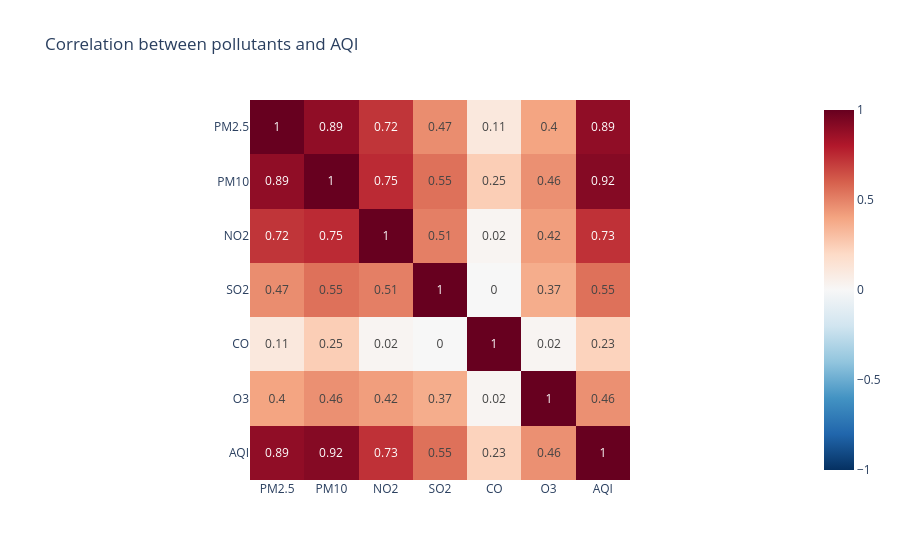

This figure's notebook cell:
### Code cell
corr = aqi_clean[num_cols].corr().round(2)
fig = px.imshow(corr, text_auto=True, color_continuous_scale="RdBu_r",
                zmin=-1, zmax=1, title="Correlation between pollutants and AQI")
fig.show()

### Figure 1 — Plotly figure (JSON) as saved in the notebook; plotly's stock layout.template omitted (floating-point values rounded to 4 significant figures)
{"data": [{"coloraxis": "coloraxis", "hovertemplate": "x: %{x}<br>y: %{y}<br>color: %{z}<extra></extra>", "name": "0", "texttemplate": "%{z}", "type": "heatmap", "x": ["PM2.5", "PM10", "NO2", "SO2", "CO", "O3", "AQI"], "xaxis": "x", "y": ["PM2.5", "PM10", "NO2", "SO2", "CO", "O3", "AQI"], "yaxis": "y", "z": [[1.0, 0.89, 0.72, 0.47, 0.11, 0.4, 0.89], [0.89, 1.0, 0.75, 0.55, 0.25, 0.46, 0.92], [0.72, 0.75, 1.0, 0.51, 0.02, 0.42, 0.73], [0.47, 0.55, 0.51, 1.0, -0.0, 0.37, 0.55], [0.11, 0.25, 0.02, -0.0, 1.0, 0.02, 0.23], [0.4, 0.46, 0.42, 0.37, 0.02, 1.0, 0.46], [0.89, 0.92, 0.73, 0.55, 0.23, 0.46, 1.0]]}], "layout": {"coloraxis": {"autocolorscale": false, "cmax": 1, "cmin": -1, "colorscale": [[0, "rgb(5,48,97)"], [0.1, "rgb(33,102,172)"], [0.2, "rgb(67,147,195)"], [0.3, "rgb(146,197,222)"], [0.4, "rgb(209,229,240)"], [0.5, "rgb(247,247,247)"], [0.6, "rgb(253,219,199)"], [0.7, "rgb(244,165,130)"], [0.8, "rgb(214,96,77)"], [0.9, "rgb(178,24,43)"], [1, "rgb(103,0,31)"]]}, "title": {"text": "Correlation between pollutants and AQI"}, "xaxis": {"anchor": "y", "constrain": "domain", "domain": [0, 1], "scaleanchor": "y"}, "yaxis": {"anchor": "x", "autorange": "reversed", "constrain": "domain", "domain": [0, 1]}}}
